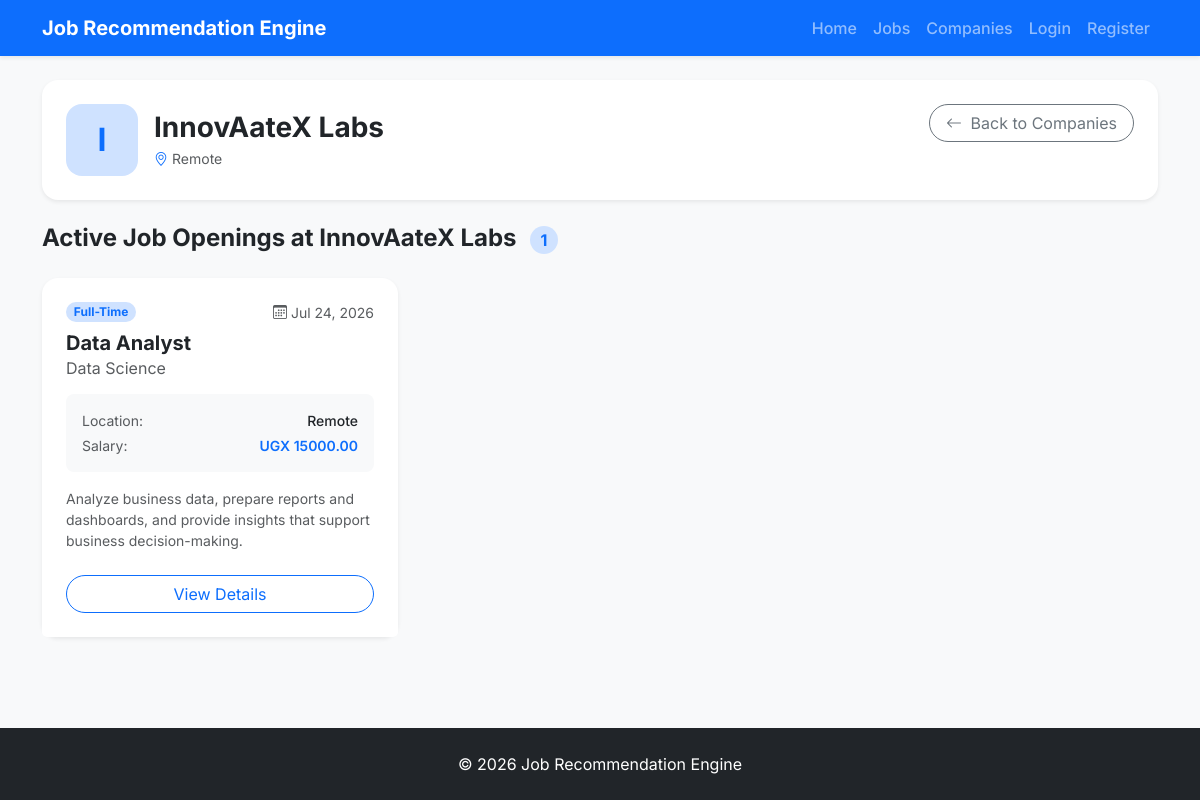
Page /companies/2/ on the committed database.
### recommender/models.py (models this page shows, shortened)
class Company(models.Model):
    name = models.CharField(max_length=200, unique=True)
    email = models.EmailField(blank=True)
    website = models.URLField(blank=True)
    location = models.CharField(max_length=100)
    description = models.TextField(blank=True)
    logo = models.ImageField(upload_to="company_logos/", blank=True, null=True)

class Job(models.Model):
    JOB_TYPES = [
        ("Full-Time", "Full-Time"),
        ("Part-Time", "Part-Time"),
        ("Internship", "Internship"),
        ("Contract", "Contract"),
        ("Remote", "Remote"),
    ]
    title = models.CharField(max_length=200)
    company = models.ForeignKey(
        Company,
        on_delete=models.CASCADE,
        related_name="jobs"
    )
    posted_by = models.ForeignKey(
        User,
        on_delete=models.CASCADE,
        related_name="posted_jobs",
        null=True,
        blank=True,
    )
    category = models.ForeignKey(
        JobCategory,
        on_delete=models.CASCADE,
        related_name="jobs"
    )
    description = models.TextField()
    requirements = models.TextField()
    required_skills = models.TextField(
        help_text="Separate skills using commas"
    )
    location = models.CharField(max_length=100)
    salary = models.DecimalField(
        max_digits=10,
        decimal_places=2
    )
    experience_required = models.PositiveIntegerField()
    job_type = models.CharField(
        max_length=20,
        choices=JOB_TYPES
    )
    deadline = models.DateField()
    posted_at = models.DateTimeField(auto_now_add=True)

class JobCategory(models.Model):
    name = models.CharField(max_length=100, unique=True)
    description = models.TextField(blank=True)

### recommender/views/companies.py (the view)
# urls.py: path("companies/<int:company_id>/", company_detail, name="company_detail"),
def company_detail(request, company_id):
    company = get_object_or_404(Company, id=company_id)
    jobs = company.jobs.select_related("category").order_by("-posted_at")
    return render(
        request,
        "companies/detail.html",
        {
            "company": company,
            "jobs": jobs,
        },
    )

### recommender/templates/companies/detail.html (shortened to what this page needs)
{% extends "base.html" %}
{% block content %}
<div class="container my-4">
    <div class="card border-0 shadow-sm rounded-4 bg-white p-4 mb-4">
        <div class="d-flex align-items-start justify-content-between flex-wrap gap-3">
            <div class="d-flex align-items-center gap-3">
                {% if company.logo %}
                <img src="{{ company.logo.url }}" alt="{{ company.name }} logo" class="rounded-4 object-fit-cover" style="width: 72px; height: 72px;">
                {% else %}
                <div class="bg-primary-subtle text-primary rounded-4 d-flex align-items-center justify-content-center fw-bold fs-2" style="width: 72px; height: 72px; min-width: 72px;">
                    {{ company.name|slice:":1"|upper }}
                </div>
                {% endif %}
                <div>
                    <h1 class="h3 fw-bold mb-1">{{ company.name }}</h1>
                    <div class="d-flex flex-wrap align-items-center gap-3 text-muted small">
                        <span><i class="bi bi-geo-alt text-primary me-1"></i>{{ company.location }}</span>
                    </div>
                </div>
            </div>
            <div>
                <a href="{% url 'company_list' %}" class="btn btn-outline-secondary rounded-pill px-3">
                    <i class="bi bi-arrow-left me-1"></i> Back to Companies
                </a>
            </div>
        </div>
    </div>
    <div class="d-flex justify-content-between align-items-center mb-4">
        <h2 class="h4 fw-bold mb-0">
            Active Job Openings at {{ company.name }}
            <span class="badge bg-primary-subtle text-primary rounded-pill fs-6 ms-2">{{ jobs|length }}</span>
        </h2>
    </div>
    <div class="row g-4 mb-5">
        {% for job in jobs %}
        <div class="col-md-6 col-lg-4">
            <div class="card card-modern h-100 border-0 shadow-sm rounded-4">
                <div class="card-body p-4">
                    <div class="d-flex justify-content-between align-items-start mb-2">
                        <span class="badge bg-primary-subtle text-primary border-0 rounded-pill">{{ job.job_type }}</span>
                        <small class="text-muted"><i class="bi bi-calendar3 me-1"></i>{{ job.posted_at|date:"M d, Y" }}</small>
                    </div>
                    <h3 class="h5 fw-bold mb-1">{{ job.title }}</h3>
                    <h6 class="text-muted mb-3 fw-normal">{{ job.category.name }}</h6>
                    <div class="bg-light rounded-3 p-3 mb-3 small">
                        <div class="d-flex justify-content-between mb-1">
                            <span class="text-muted">Location:</span>
                            <span class="fw-medium">{{ job.location }}</span>
                        </div>
                        <div class="d-flex justify-content-between">
                            <span class="text-muted">Salary:</span>
                            <span class="fw-semibold text-primary">UGX {{ job.salary }}</span>
                        </div>
                    </div>
                    <p class="card-text text-muted small mb-0">
                        {{ job.description|truncatewords:20 }}
                    </p>
                </div>
                <div class="card-footer bg-white border-0 p-4 pt-0">
                    <a href="{% url 'job_detail' job.id %}" class="btn btn-outline-primary w-100 rounded-pill">
                        View Details
                    </a>
                </div>
            </div>
        </div>
        {% endfor %}
    </div>
</div>
{% endblock %}

### recommender/static/recommender/css/custom.css (style rules this page uses)
:root { --font-family-base: 'Inter', -apple-system, BlinkMacSystemFont, "Segoe UI", Roboto, sans-serif; --primary-color: #0d6efd; --primary-hover: #0b5ed7; --primary-light: #e7f1ff; --body-bg: #f8f9fa; --card-bg: #ffffff; --text-primary: #212529; --text-muted: #6c757d; --border-color: #dee2e6; --radius-lg: 12px; --radius-md: 8px; --radius-sm: 6px; --shadow-sm: 0 0.125rem 0.25rem rgba(0, 0, 0, 0.075); --shadow-md: 0 0.5rem 1rem rgba(0, 0, 0, 0.1); --shadow-lg: 0 1rem 3rem rgba(0, 0, 0, 0.175); }
body { font-family: var(--font-family-base); background-color: var(--body-bg); color: var(--text-primary); display: flex; flex-direction: column; min-height: 100vh; }
.card-modern { background: var(--card-bg); border: 1px solid var(--border-color); border-radius: var(--radius-md); box-shadow: var(--shadow-sm); transition: transform 0.2s ease, box-shadow 0.2s ease; }

### rows in the picture
Company: name "I", name "InnovAateX Labs", location "Remote"
Job: job_type "Full-Time", posted_at "Jul 24, 2026", title "Data Analyst", category.name "Data Science", location "Remote", salary "15000.00", description "Analyze business data, prepare reports and dashboards, and provide insights that support business decision-making."

### other values in the picture
{{ jobs|length }} "1"
